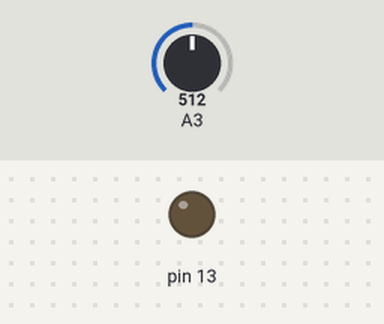
Simulated run of this sketch. Board: Arduino Uno, built with avr-gcc and run on an emulated ATmega328P. Parts: output pins drawn as LEDs (lit = HIGH). The inputs (shaded band) are chosen by the test bench; at power-on: A3 = 512.

Above: at 1.2 s.
1.3 s: A3 set to 21
2.8 s: A3 set to 17
At 4.0 s:
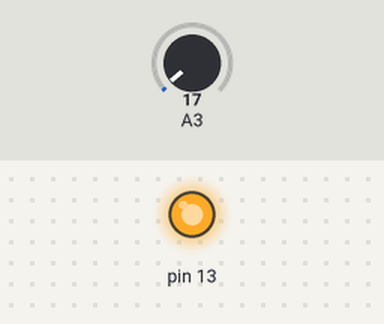
4.4 s: A3 set to 122
At 5.3 s:
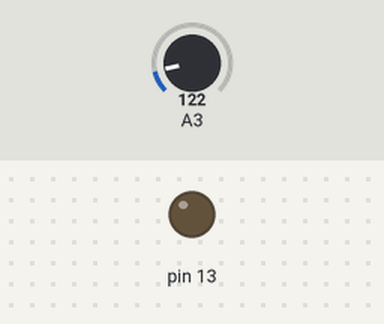
6.0 s: A3 set to 10
At 6.6 s:
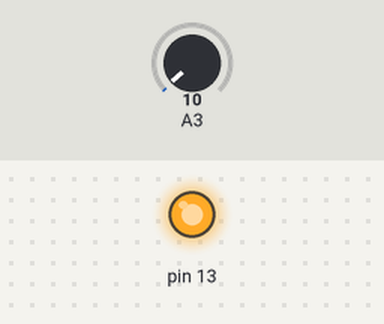
Timing chart, 0 to 8.6 s (numbered marks = the images above; inputs shaded):
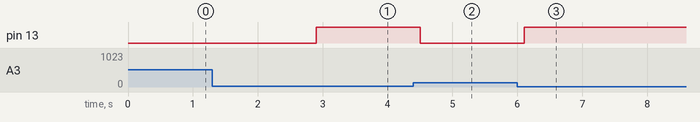

Measured:
- the behaviour switches between 20 and 19 on A3 (found by bisection; images 0 and 1)
- after the input at 1.3 s, every drawn part: stays the same
- after the input at 2.8 s, pin 13: LOW → HIGH after 0.10 s
- after the input at 4.4 s, pin 13: HIGH → LOW after 0.11 s
- after the input at 6.0 s, pin 13: LOW → HIGH after 0.11 s

The sketch:

PhotoResistorExample.ino
```cpp
void setup() {
    pinMode(13, OUTPUT);
}

void loop() {
    int lightLevel = analogRead(3);
    delay(100);
    if (lightLevel < 20) { //20 is an arbitrary threshold to turn on LED
        digitalWrite(13, HIGH);
    }
    else {
        digitalWrite(13, LOW);
    }
}
```
